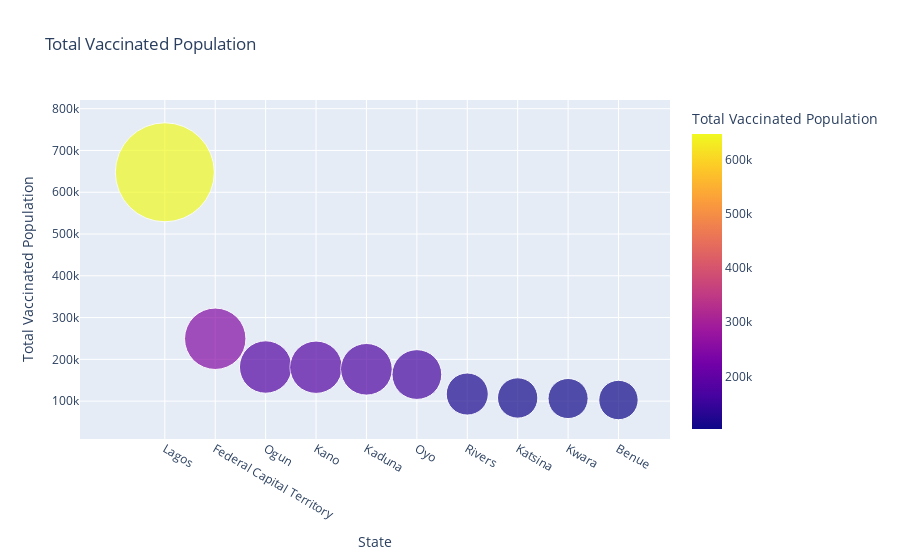

Source (notebook cell):
### Code cell
top10_confirmed_2 = pd.DataFrame(df_vaccine.groupby('State')['Total Vaccinated Population'].
                                 sum().nlargest(10).sort_values(ascending = False))
fig1 = px.scatter(top10_confirmed_2, x = top10_confirmed_2.index, y = 'Total Vaccinated Population', size ='Total Vaccinated Population', size_max = 70,
                color ='Total Vaccinated Population' , title = 'Total Vaccinated Population')
fig1.show()

### Figure 1 — Plotly figure (JSON) as saved in the notebook; plotly's stock layout.template omitted (floating-point values rounded to 4 significant figures)
{"data": [{"hovertemplate": "State=%{x}<br>Total Vaccinated Population=%{marker.color}<extra></extra>", "legendgroup": "", "marker": {"color": [647788, 249284, 181662, 181145, 176183, 163636, 116969, 107550, 106195, 102626], "coloraxis": "coloraxis", "size": [647788, 249284, 181662, 181145, 176183, 163636, 116969, 107550, 106195, 102626], "sizemode": "area", "sizeref": 132.2, "symbol": "circle"}, "mode": "markers", "name": "", "orientation": "v", "showlegend": false, "type": "scatter", "x": ["Lagos", "Federal Capital Territory", "Ogun", "Kano", "Kaduna", "Oyo", "Rivers", "Katsina", "Kwara", "Benue"], "xaxis": "x", "y": [647788, 249284, 181662, 181145, 176183, 163636, 116969, 107550, 106195, 102626], "yaxis": "y"}], "layout": {"autosize": true, "coloraxis": {"colorbar": {"title": {"text": "Total Vaccinated Population"}}, "colorscale": [[0, "#0d0887"], [0.1111, "#46039f"], [0.2222, "#7201a8"], [0.3333, "#9c179e"], [0.4444, "#bd3786"], [0.5556, "#d8576b"], [0.6667, "#ed7953"], [0.7778, "#fb9f3a"], [0.8889, "#fdca26"], [1, "#f0f921"]]}, "legend": {"itemsizing": "constant", "tracegroupgap": 0}, "title": {"text": "Total Vaccinated Population"}, "xaxis": {"anchor": "y", "autorange": true, "domain": [0, 1], "range": [-1.491, 9.937], "title": {"text": "State"}, "type": "category"}, "yaxis": {"anchor": "x", "autorange": true, "domain": [0, 1], "range": [-274400.0, 1433000.0], "title": {"text": "Total Vaccinated Population"}, "type": "linear"}}}
